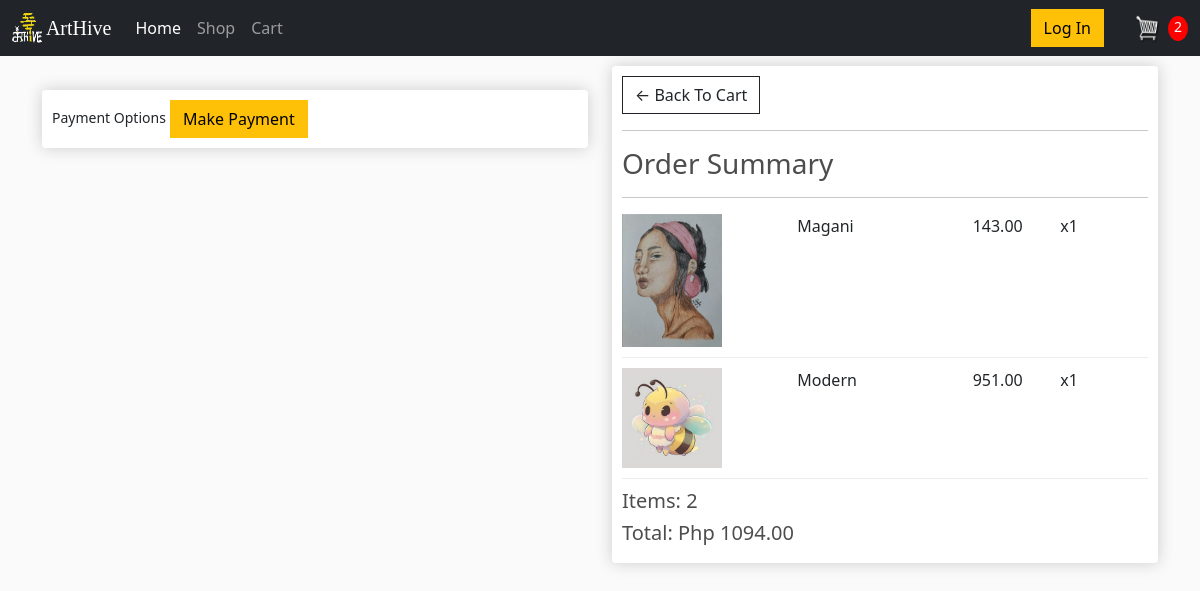
/checkout/ (signed in), run on an earlier commit of the app's database.
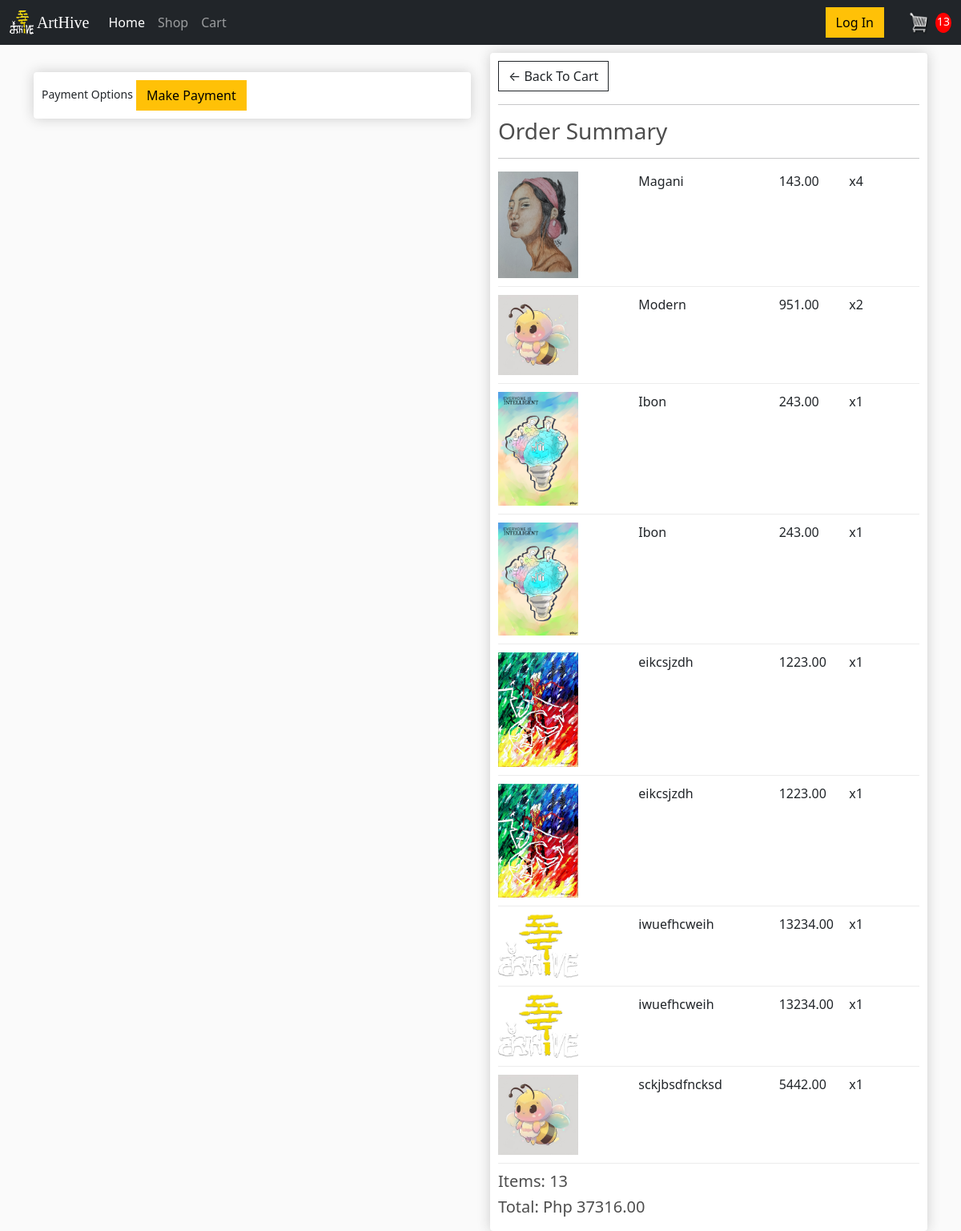
And on a later commit of the database.
### shop/models.py (models this page shows, shortened)
class Order(models.Model):
    customer = models.ForeignKey(Customer, on_delete=models.SET_NULL, null=True, blank=True)
    date_ordered = models.DateTimeField(auto_now_add=True)
    complete = models.BooleanField(default=False)
    transaction_id = models.CharField(max_length=100, null=True)
    @property
    def shipping(self):
        shipping = False
        orderitems = self.orderitem_set.all()
        for i in orderitems:
            if i.product.digital == False:
                shipping = True
        return shipping
    @property
    def get_cart_total(self):
        orderItems = self.orderitem_set.all()
        total = sum([item.get_total for item in orderItems])
        return total
    def get_cart_items(self):
        orderItems = self.orderitem_set.all()
        total = sum([item.quantity for item in orderItems])
        return total

class OrderItem(models.Model):
    product = models.ForeignKey(Product, on_delete=models.SET_NULL, null=True)
    order = models.ForeignKey(Order, on_delete=models.SET_NULL, null=True)
    quantity = models.IntegerField(default=0, null=True, blank=True)
    date_added = models.DateTimeField(auto_now_add=True)
    @property
    def get_total(self):
        total = self.product.price * self.quantity
        return total

class Product(models.Model):
    name = models.CharField(max_length=200)
    price = models.FloatField()
    digital = models.BooleanField(default=False, null=True, blank=True)
    image = models.ImageField(null=True, blank=True)
    @property
    def image_url(self):
        try:
            url = self.image.url
        except:
            url = ''
        return url

### shop/views.py (the view)
# urls.py: path('checkout/', views.checkout, name='checkout'),
def checkout(request):
    if request.user.is_authenticated:
        customer = request.user.customer
        order, created = Order.objects.get_or_create(customer=customer, complete=False)
        items = order.orderitem_set.all()
        cartItems = order.get_cart_items
    else:
        items = []
        order = {'get_cart_total': 0, 'get_cart_items': 0}
        cartItems = order['get_cart_items']
    context = {'items': items, 'order': order, 'cartItems':cartItems}
    return render(request, 'shop/checkout.html', context)

### shop/templates/shop/checkout.html (shortened to what this page needs)
{% extends 'shop/main.html' %}
{% load static %}
{% block content %}
<link rel="stylesheet" type="text/css" href="{% static 'css/styles.css' %}">
<div class="row">
    <div class="col-lg-6">
        <br>
        <div class="box-element hidden" id="payment-info">
            <small>Payment Options</small>
            <button id="make-payment" class="btn btn-warning btn-block">Make Payment</button>
        </div>
    </div>
    <div class="col-lg-6">
        <div class="box-element">
            <a class="btn btn-outline-dark" href="{% url 'cart' %}">&#x2190;&nbspBack To Cart</a>
            <hr>
            <h3>Order Summary</h3>
            <hr>
            {% for item in items %}
                <div class="cart-row">
                    <div style="flex: 2"><img class="row-image" src="{{item.product.image_url}}"></div>
                    <div style="flex: 2">{{item.product.name}}</div>
                    <div style="flex: 1">{{item.product.price|floatformat:2}}</div>
                    <div style="flex: 1">x{{item.quantity}}</div>
                </div>
            {% endfor %}
            <h5>Items: {{order.get_cart_items}}</h5>
            <h5>Total: Php {{order.get_cart_total|floatformat:2}}</h5>
        </div>
    </div>
</div>
{% endblock content %}

### shop/templates/shop/main.html (shortened to what this page needs)
<!DOCTYPE html>
{% load static %}
<html>
<head>
    <link href="https://cdn.jsdelivr.net/npm/bootstrap@5.3.2/dist/css/bootstrap.min.css"
          rel="stylesheet"
>
    <link rel="stylesheet" type="text/css" href="{% static 'css/styles.css' %}">
</head>
<body>
<nav class="navbar navbar-expand-lg navbar-dark bg-dark">
  <div class="container-fluid">
    <a class="navbar-brand" href="#" style="font-family: 'Lucida Sans'">
    <img src="{% static 'resources/Logo.png' %}" width="30" height="30" class="d-inline-block align-top" alt="ArtHive">
    ArtHive
    </a>
    <div class="collapse navbar-collapse" id="navbarNavAltMarkup">
        <div class="navbar-nav">
            <a class="nav-link active" aria-current="page" href="{% url 'shop' %}">Home</a>
            <a class="nav-link" href="{% url 'shop' %}">Shop</a>
            <a class="nav-link" href="{% url 'cart' %}">Cart</a>
        </div>
        <div class="ms-auto d-flex align-items-center">
        <a href="#" class="btn btn-warning me-3">Log In</a>
        <a href="{% url 'cart' %}">
          <img id="cart-icon" src="{% static 'resources/cart.png' %}" alt="Cart" width="30" height="30">
        </a>
        <p id="cart-total" class="ms-2 mb-0">{{cartItems}}</p>
      </div>
    </div>
  </div>
</nav>
<div class="container">
{% block content %}
{% endblock %}
</div>
</body>
</html>

What changed in the data, as far as the page shows it:
changed through a linked row, Order: id.quantity "2" → "13"; get_cart_items "2" → "13"; get_cart_total "1094.00" → "37316.00"
changed OrderItem "Magani": quantity "1" → "4"
changed OrderItem "Modern": quantity "1" → "2"
added OrderItem: product.image_url (picture), product.name "Ibon", product.price "243.00", quantity "1"
added OrderItem: product.image_url (picture), product.name "Ibon", product.price "243.00", quantity "1"
added OrderItem: product.image_url (picture), product.name "eikcsjzdh", product.price "1223.00", quantity "1"
added OrderItem: product.image_url (picture), product.name "eikcsjzdh", product.price "1223.00", quantity "1"
added OrderItem: product.image_url (picture), product.name "iwuefhcweih", product.price "13234.00", quantity "1"
added OrderItem: product.image_url (picture), product.name "iwuefhcweih", product.price "13234.00", quantity "1"
added OrderItem: product.image_url (picture), product.name "sckjbsdfncksd", product.price "5442.00", quantity "1"
